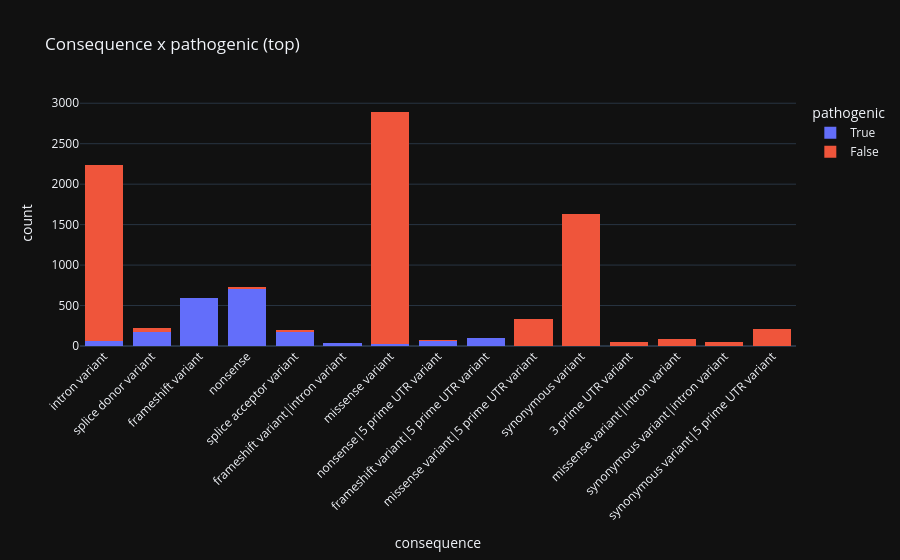

The cell this chart's notebook holds for it:
### Markdown cell above
## 1. 📊 Consequence with pathogenic stacked

### Code cell
top_cons = d['consequence'].value_counts().head(15).index
tmp = d[d['consequence'].isin(top_cons)][['consequence', 'pathogenic']]
fig = px.histogram(tmp, x='consequence', color='pathogenic', barmode='stack', title='Consequence x pathogenic (top)')
fig.update_xaxes(tickangle=-45)
fig.show()

### Figure 1 — Plotly figure (JSON) as saved in the notebook; plotly's stock layout.template omitted (floating-point values rounded to 4 significant figures; data arrays with more than 128 entries replaced by an {"elided": "..."} marker saying what was removed)
{"data": [{"bingroup": "x", "hovertemplate": "pathogenic=True<br>consequence=%{x}<br>count=%{y}<extra></extra>", "legendgroup": "True", "marker": {"color": "#636efa", "pattern": {"shape": ""}}, "name": "True", "orientation": "v", "showlegend": true, "x": {"elided": "1942 str values"}, "xaxis": "x", "yaxis": "y", "type": "histogram"}, {"bingroup": "x", "hovertemplate": "pathogenic=False<br>consequence=%{x}<br>count=%{y}<extra></extra>", "legendgroup": "False", "marker": {"color": "#EF553B", "pattern": {"shape": ""}}, "name": "False", "orientation": "v", "showlegend": true, "x": {"elided": "7476 str values"}, "xaxis": "x", "yaxis": "y", "type": "histogram"}], "layout": {"xaxis": {"anchor": "y", "domain": [0.0, 1.0], "title": {"text": "consequence"}, "tickangle": -45}, "yaxis": {"anchor": "x", "domain": [0.0, 1.0], "title": {"text": "count"}}, "legend": {"title": {"text": "pathogenic"}, "tracegroupgap": 0}, "title": {"text": "Consequence x pathogenic (top)"}, "barmode": "stack"}}
